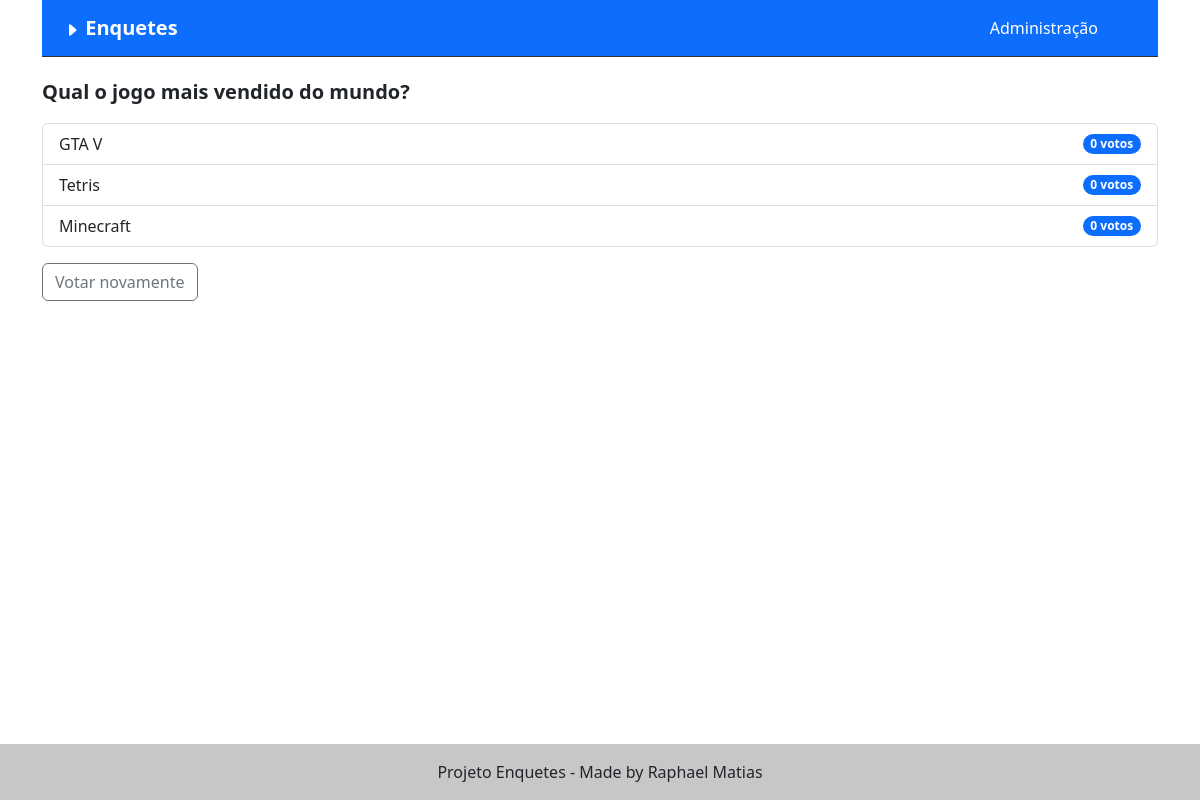
The app's page /enquetes/2/resultado/ with its own data.
### enquetes/models.py (models this page shows, shortened)
class Question(models.Model):
    question_text = models.CharField(max_length=200)
    pub_date = models.DateTimeField('Data de publicação')

class Choice(models.Model):
    question = models.ForeignKey(Question, on_delete=models.CASCADE)
    choice_text = models.CharField(max_length=200)
    votes = models.IntegerField(default=0)

### enquetes/views.py (the view)
class ResultsView(generic.DetailView):
    model = Question
    template_name ='enquetes/resultado.html'

### enquetes/templates/enquetes/resultado.html (shortened to what this page needs)
{% extends 'base.html' %}
{% block content %}
    <p class="fs-5 fw-bolder">{{question.question_text}}</p>
    <ul class="list-group mb-3">
        {% for choice in question.choice_set.all %}
            <li class="list-group-item d-flex justify-content-between align-items-center">
                {{choice.choice_text}}
                <span class="badge bg-primary rounded-pill">
                {{choice.votes}} voto{{choice.votes|pluralize}}
                </span>
            </li>
        {% endfor %}
    </ul>
    <a href="{% url 'enquetes:index' %}">
        <button type="button" class="btn btn-outline-secondary">Votar novamente</button>
    </a>
{% endblock content %}

### records on screen
Question: question_text "Qual o jogo mais vendido do mundo?"
Choice: choice_text "GTA V", votes "0"
Choice: choice_text "Tetris", votes "0"
Choice: choice_text "Minecraft", votes "0"
